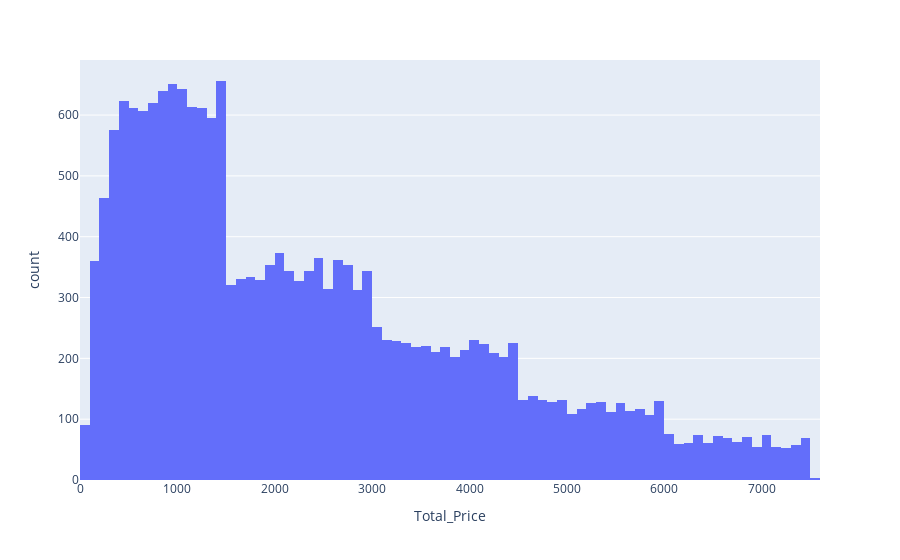

Write notebook code for a chart like this one.
### Code cell
px.histogram(df, x= "Total_Price" )

### Figure 1 — Plotly figure (JSON) as saved in the notebook; plotly's stock layout.template omitted (floating-point values rounded to 4 significant figures; data arrays with more than 128 entries replaced by an {"elided": "..."} marker saying what was removed)
{"data": [{"alignmentgroup": "True", "bingroup": "x", "hovertemplate": "Total_Price=%{x}<br>count=%{y}<extra></extra>", "legendgroup": "", "marker": {"color": "#636efa", "pattern": {"shape": ""}}, "name": "", "offsetgroup": "", "orientation": "v", "showlegend": false, "type": "histogram", "x": {"elided": "19597 int values"}, "xaxis": "x", "yaxis": "y"}], "layout": {"barmode": "relative", "legend": {"tracegroupgap": 0}, "margin": {"t": 60}, "xaxis": {"anchor": "y", "domain": [0, 1], "title": {"text": "Total_Price"}}, "yaxis": {"anchor": "x", "domain": [0, 1], "title": {"text": "count"}}}}
